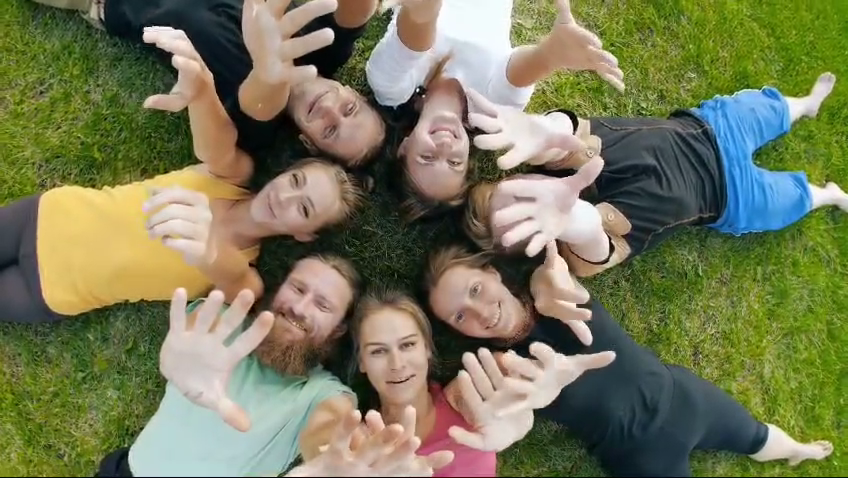
#> input picture frame 37 of assets/videos/face-video.mp4, 848 x 478 px
$ python detect_faces_video.py
#> lines starting #> are read from the running program, lines starting #| are printed output that depends on the picture; after the words box and inside, x2 and y2 are one past the last pixel; in counts of white or black regions, pixels touching at a corner belong together
# DETECT FACES IN VIDEO

import cv2

def detect_faces_in_video(video_path):

    # Trained Dataset
#> called with video_path = 'assets/videos/face-video.mp4'
    alg = 'models/haarcascade_frontalface_default.xml'
    face_model = cv2.CascadeClassifier(alg)

    # Capture the video
    capture = cv2.VideoCapture(video_path)

    if not capture.isOpened():
        return

    while True:
        ret, frame = capture.read()
#> frame is the input picture: shape (478, 848, 3); mean B, G, R 88.6, 121.4, 119.7

        if not ret:
            break

        gray_frame = cv2.cvtColor(frame, cv2.COLOR_BGR2GRAY)
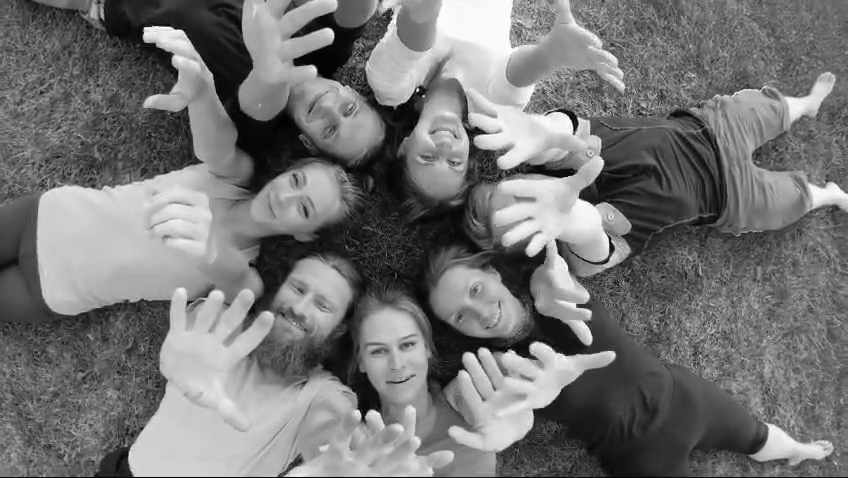
#> gray_frame: shape (478, 848); min 0, max 255, mean 117.1
        faces = face_model.detectMultiScale(gray_frame)
#> faces = [[622, 291, 65, 65], [351, 314, 86, 86], [434, 267, 68, 68], [403, 99, 79, 79]]

        for (x, y, w, h) in faces:
            cv2.rectangle(frame, (x,y), (x+w, y+h), (0, 255, 0), 2)
#> this loop made 4 passes
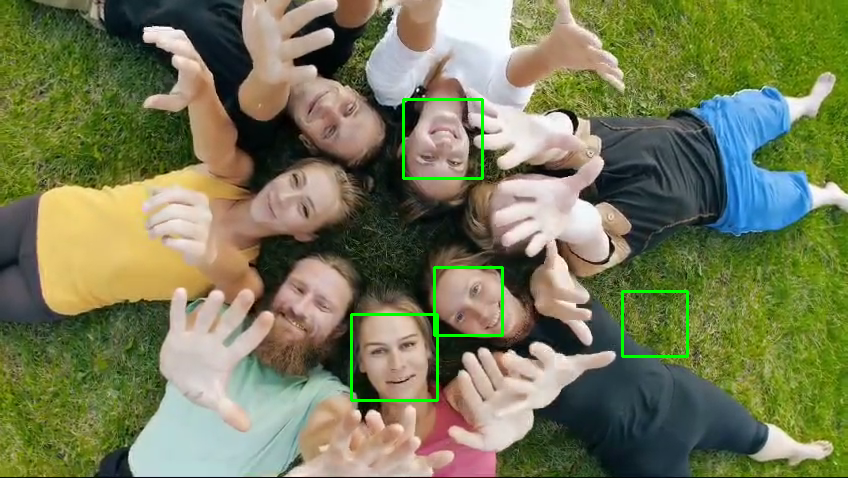
#> frame: shape (478, 848, 3); 0.87% of pixels changed, all inside (x1, y1, x2, y2) = (350, 98, 689, 402)

        cv2.imshow("Face Detection with Video", frame)
        key = cv2.waitKey(1)
#> (key Esc is pressed here)
        if key == 27:  # 27 is a esc key
            break

    capture.release()
    cv2.destroyAllWindows()

if __name__ == "__main__":
    detect_faces_in_video("assets/videos/face-video.mp4")

$ run again, starting later in the video
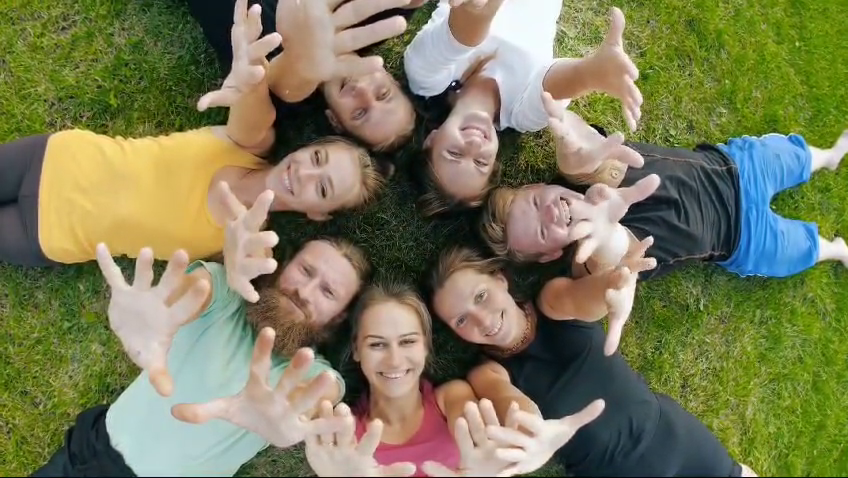
#> input picture frame 169 of assets/videos/face-video.mp4, 848 x 478 px
#> in detect_faces_in_video, frame is the input picture: shape (478, 848, 3); mean B, G, R 89.6, 124.1, 124.3
#> in detect_faces_in_video, `gray_frame = cv2.cvtColor(frame, cv2.COLOR_BGR2GRAY)`:
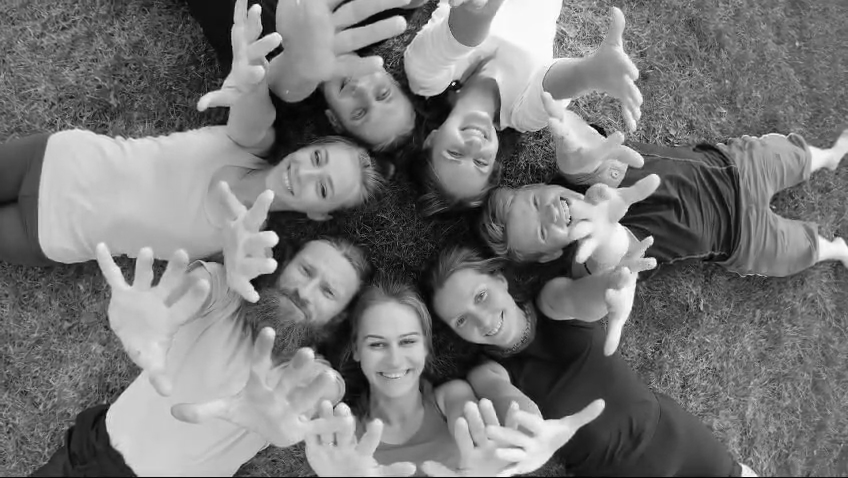
#> gray_frame: shape (478, 848); min 1, max 254, mean 120.1
#> faces = [[351, 309, 85, 85], [447, 398, 57, 57], [336, 71, 66, 66], [434, 271, 70, 70], [293, 385, 72, 72], [286, 237, 83, 83]]
#> the loop in detect_faces_in_video, `for (x, y, w, h) in faces:` made 6 passes
#> after the loop in detect_faces_in_video, `for (x, y, w, h) in faces:`:
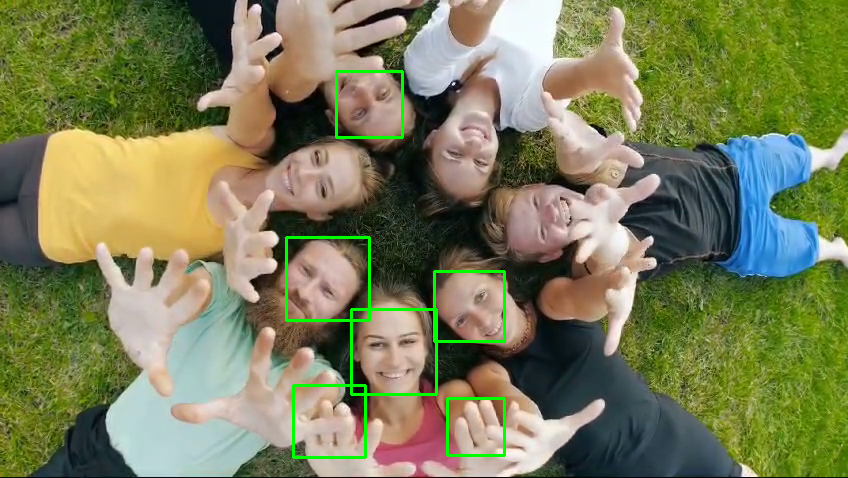
#> frame: shape (478, 848, 3); 1.26% of pixels changed, all inside (x1, y1, x2, y2) = (285, 70, 506, 459)

$ run again, starting later in the video
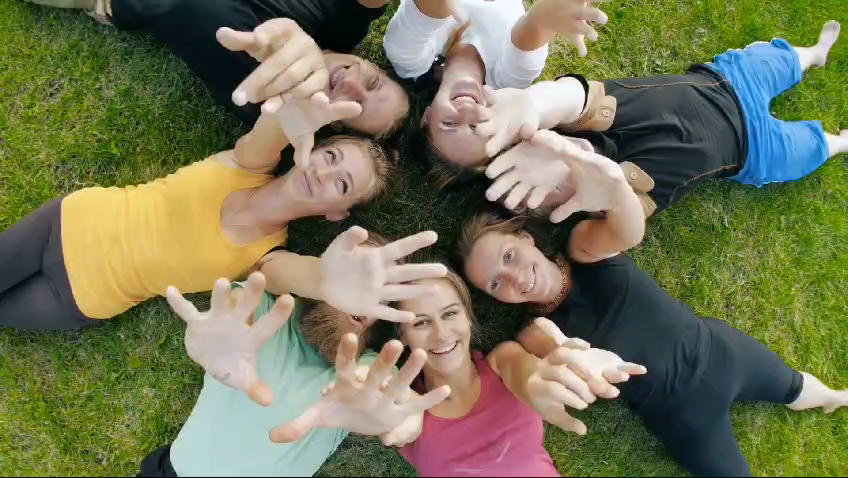
#> input picture frame 300 of assets/videos/face-video.mp4, 848 x 478 px
#> in detect_faces_in_video, frame is the input picture: shape (478, 848, 3); mean B, G, R 87.3, 118.3, 117.9
#> in detect_faces_in_video, `gray_frame = cv2.cvtColor(frame, cv2.COLOR_BGR2GRAY)`:
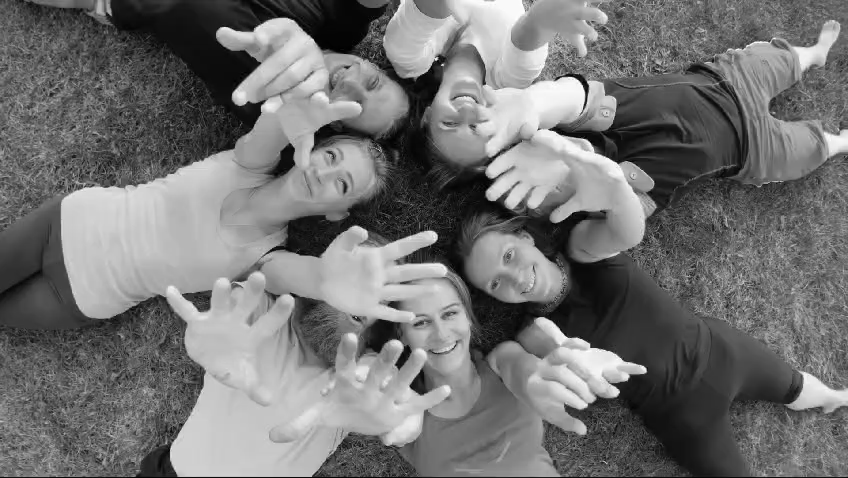
#> gray_frame: shape (478, 848); min 0, max 254, mean 114.6
#> faces = [[653, 244, 65, 65], [404, 291, 71, 71], [466, 232, 69, 69]]
#> the loop in detect_faces_in_video, `for (x, y, w, h) in faces:` made 3 passes
#> after the loop in detect_faces_in_video, `for (x, y, w, h) in faces:`:
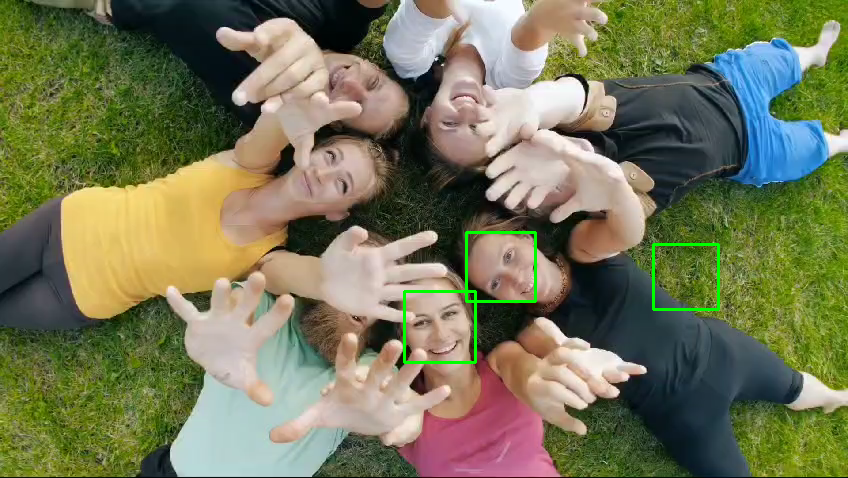
#> frame: shape (478, 848, 3); 0.6% of pixels changed, all inside (x1, y1, x2, y2) = (403, 231, 720, 364)
